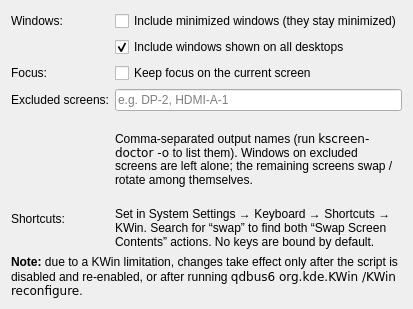
<?xml version="1.0" encoding="UTF-8"?>
<ui version="4.0">
 <class>SwapScreenContentsConfigForm</class>
 <widget class="QWidget" name="SwapScreenContentsConfigForm">
  <property name="windowTitle">
   <string>Swap Screen Contents</string>
  </property>
  <layout class="QFormLayout" name="formLayout">
   <item row="0" column="0">
    <widget class="QLabel" name="windowsLabel">
     <property name="text">
      <string>Windows:</string>
     </property>
    </widget>
   </item>
   <item row="0" column="1">
    <widget class="QCheckBox" name="kcfg_IncludeMinimized">
     <property name="text">
      <string>Include minimized windows (they stay minimized)</string>
     </property>
    </widget>
   </item>
   <item row="1" column="1">
    <widget class="QCheckBox" name="kcfg_IncludeAllDesktops">
     <property name="text">
      <string>Include windows shown on all desktops</string>
     </property>
     <property name="checked">
      <bool>true</bool>
     </property>
    </widget>
   </item>
   <item row="2" column="0">
    <widget class="QLabel" name="focusLabel">
     <property name="text">
      <string>Focus:</string>
     </property>
    </widget>
   </item>
   <item row="2" column="1">
    <widget class="QCheckBox" name="kcfg_KeepFocusOnScreen">
     <property name="text">
      <string>Keep focus on the current screen</string>
     </property>
     <property name="toolTip">
      <string>After a swap, activate the most recently used window that arrived on the screen you were on, instead of following the focused window to its new screen.</string>
     </property>
    </widget>
   </item>
   <item row="3" column="0">
    <widget class="QLabel" name="excludedLabel">
     <property name="text">
      <string>Excluded screens:</string>
     </property>
     <property name="buddy">
      <cstring>kcfg_ExcludedScreens</cstring>
     </property>
    </widget>
   </item>
   <item row="3" column="1">
    <widget class="QLineEdit" name="kcfg_ExcludedScreens">
     <property name="placeholderText">
      <string>e.g. DP-2, HDMI-A-1</string>
     </property>
    </widget>
   </item>
   <item row="4" column="1">
    <widget class="QLabel" name="excludedHelp">
     <property name="text">
      <string>Comma-separated output names (run &lt;code&gt;kscreen-doctor -o&lt;/code&gt; to list them). Windows on excluded screens are left alone; the remaining screens swap / rotate among themselves.</string>
     </property>
     <property name="textFormat">
      <enum>Qt::RichText</enum>
     </property>
     <property name="wordWrap">
      <bool>true</bool>
     </property>
    </widget>
   </item>
   <item row="5" column="0">
    <widget class="QLabel" name="shortcutsLabel">
     <property name="text">
      <string>Shortcuts:</string>
     </property>
    </widget>
   </item>
   <item row="5" column="1">
    <widget class="QLabel" name="shortcutsHelp">
     <property name="text">
      <string>Set in System Settings → Keyboard → Shortcuts → KWin. Search for “swap” to find both “Swap Screen Contents” actions. No keys are bound by default.</string>
     </property>
     <property name="wordWrap">
      <bool>true</bool>
     </property>
    </widget>
   </item>
   <item row="6" column="0" colspan="2">
    <widget class="QLabel" name="reloadNote">
     <property name="text">
      <string>&lt;b&gt;Note:&lt;/b&gt; due to a KWin limitation, changes take effect only after the script is disabled and re-enabled, or after running &lt;code&gt;qdbus6 org.kde.KWin /KWin reconfigure&lt;/code&gt;.</string>
     </property>
     <property name="textFormat">
      <enum>Qt::RichText</enum>
     </property>
     <property name="wordWrap">
      <bool>true</bool>
     </property>
    </widget>
   </item>
  </layout>
 </widget>
 <resources/>
 <connections/>
</ui>
